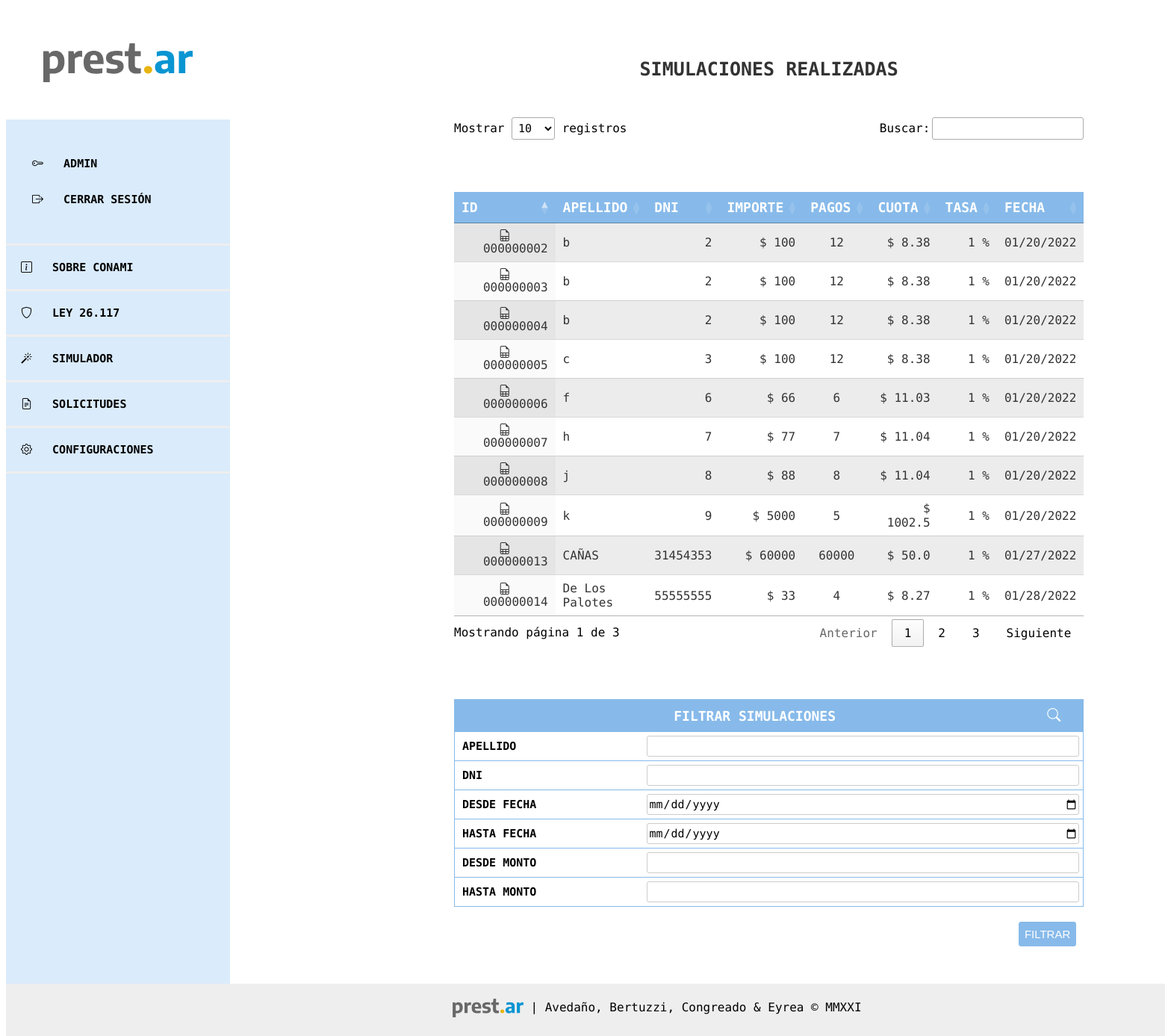
Page /simulador/list/ (signed in) on the earlier database version.
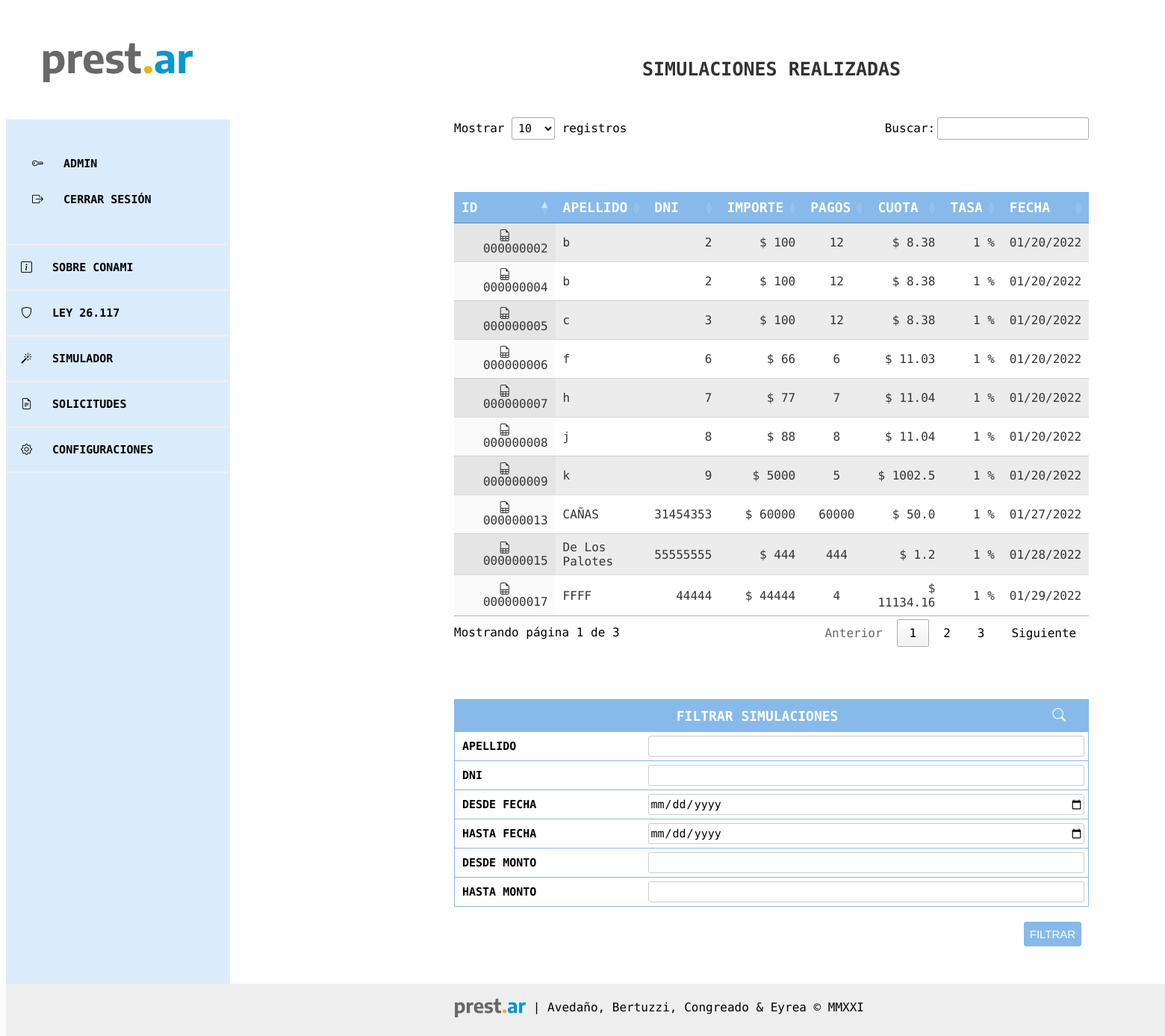
Same page on the later database version.
### prestamos/models.py (models this page shows, shortened)
class Simulacion(models.Model):
    CUOTAS_LISTA = [
        ('1', '1'),
        ('3', '3'),
        ('6', '6'),
        ('9', '9'),
        ('12', '12'),
        ('18', '18'),
        ('24', '24'),
    ]
    smvm = models.ForeignKey(
        SMVM, on_delete=models.CASCADE, null=True, default=1)
    author = models.ForeignKey(
        settings.AUTH_USER_MODEL, on_delete=models.CASCADE, null=True)  # Acá tiene que quedar el null=True porque se tiene que poder hacer simulaciones sin registrarse
    nombre = models.CharField(max_length=200)
    apellido = models.CharField(max_length=200)
    dni = models.IntegerField(validators=[
                              MaxValueValidator(99999999)])
    importe_solicitado = models.PositiveIntegerField()
    created_date = models.DateTimeField(
        default=timezone.now)
    tasa_id = models.ForeignKey(
        TasaInteres, on_delete=models.CASCADE, null=True, default=1)
    tasa_anual = models.PositiveIntegerField()
    cant_cuotas = models.CharField(max_length=200, choices=CUOTAS_LISTA)
    telefono = models.CharField(max_length=200)
    email = models.CharField(max_length=200)
    cuota_final = models.DecimalField(
        decimal_places=2, max_digits=9, null=True)
    def calculo_cuota(self):
        interes = int(self.tasa_anual)/100
        cant_cuotas = int(self.cant_cuotas)
        calculo_cuota = round(self.importe_solicitado*(interes/12) /
                              (1-(1+(interes/12))**(-cant_cuotas)), 2)
        return round(calculo_cuota, 2)

### prestamos/views.py (the view)
# urls.py: path('simulador/list/', views.simulaciones_list, name='simulaciones_list'),
def simulaciones_list(request):
    simulaciones = SimulacionFilter(
        request.GET, queryset=Simulacion.objects.order_by('-created_date'))
    return render(request, 'simulador/simulaciones_list.html', {'filter': simulaciones})

### prestamos/templates/simulador/simulaciones_list.html (shortened to what this page needs)
{% extends 'base.html' %}
{% block content %}
<header>
	<span>SIMULACIONES REALIZADAS</span>
</header>
<main>
    <table id="example" class="display" style="width:100%">
        <thead>
            <tr class="titulo mayus">
                <th>ID </th>
                <th >APELLIDO </th>
                <th >DNI </th>
                <th >IMPORTE </th>
                <th >PAGOS </th>
				<th >CUOTA </th>
                <th>TASA </th>
                <th >FECHA </th>
            </tr>
        </thead>
        {% if user.is_staff %}
        <tbody>
            {% for simulacion in filter.qs %}
                <tr >
                    <td style="text-align: center;"><a href="{% url 'simulacion_detail' pk=simulacion.pk %}"><i class="bi bi-file-earmark-spreadsheet"></i>&nbsp;&nbsp;&nbsp;{{ simulacion.id|stringformat:"09d" }}</a></td>
                    <td style="text-align: left;">{{ simulacion.apellido }}</td>
                    <td>{{ simulacion.dni }}</td>
                    <td>$ {{ simulacion.importe_solicitado }}</td>
                    <td style="text-align: center;">{{ simulacion.cant_cuotas }}</td>
					<td>$ {{ simulacion.calculo_cuota }}</td>
                    <td>{{ simulacion.tasa_anual }} %</td>
                    <td style="text-align: center;">{{ simulacion.created_date|date:"SHORT_DATE_FORMAT" }}</td>
                </tr>
            {% endfor %}
            {% endif %}
            </tbody>
    </table>
{% if user.is_authenticated %}
<form method="GET" style="padding-top: 70px;">
    <div class="caja">
        <div class="grid-item titulo mayus">
            <span>FILTRAR SIMULACIONES<i style="float:right; padding-right:20px" class="bi bi-search"></i></span>
        </div>
        <div class="grid-item texto" value="APELLIDO">APELLIDO</div>
        <div class="grid-input" value="SIMULACION">{{ filter.form.apellido }}</div>
        <div class="grid-item texto" value="DNI">DNI</div>
        <div class="grid-input" value="SIMULACION">{{ filter.form.dni }}</div>
        <div class="grid-item texto" value="created_date">DESDE FECHA</div>
        <div class="grid-input" value="SIMULACION">{{ filter.form.start_date }}</div>
        <div class="grid-item texto" value="created_date">HASTA FECHA</div>
        <div class="grid-input" value="SIMULACION"> {{ filter.form.end_date }}</div>
        <div class="grid-item texto" value="created_date">DESDE MONTO</div>
        <div class="grid-input" value="FECHA">{{ filter.form.monto_desde }}</div>
        <div class="grid-item texto" value="monto">HASTA MONTO</div>
        <div class="grid-input" value="MONTO">{{ filter.form.monto_hasta }}</div>
    </div>
    <button class="filtrar btn btn-outline-secondary" type="submit" value="FILTRAR">FILTRAR</button>
</form>
{% endif %}
</main>
{% endblock %}

Differences in the rows shown:
removed Simulacion: id "000000014", apellido "De Los Palotes", dni "55555555", importe_solicitado "33", cant_cuotas "4", calculo_cuota "8.27", tasa_anual "1", created_date "01/28/2022"
removed Simulacion: id "000000003", apellido "b", dni "2", importe_solicitado "100", cant_cuotas "12", calculo_cuota "8.38", tasa_anual "1", created_date "01/20/2022"
now on this page (row unchanged): Simulacion: id "000000017", apellido "FFFF", dni "44444", importe_solicitado "44444", cant_cuotas "4", calculo_cuota "11134.16", tasa_anual "1", created_date "01/29/2022"
now on this page (row unchanged): Simulacion: id "000000015", apellido "De Los Palotes", dni "55555555", importe_solicitado "444", cant_cuotas "444", calculo_cuota "1.2", tasa_anual "1", created_date "01/28/2022"
